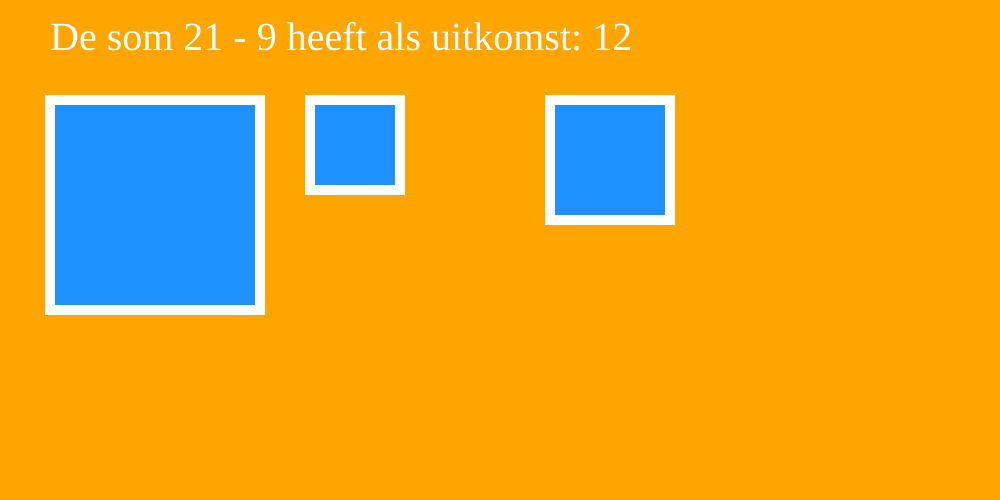
Frame 1 (no input)
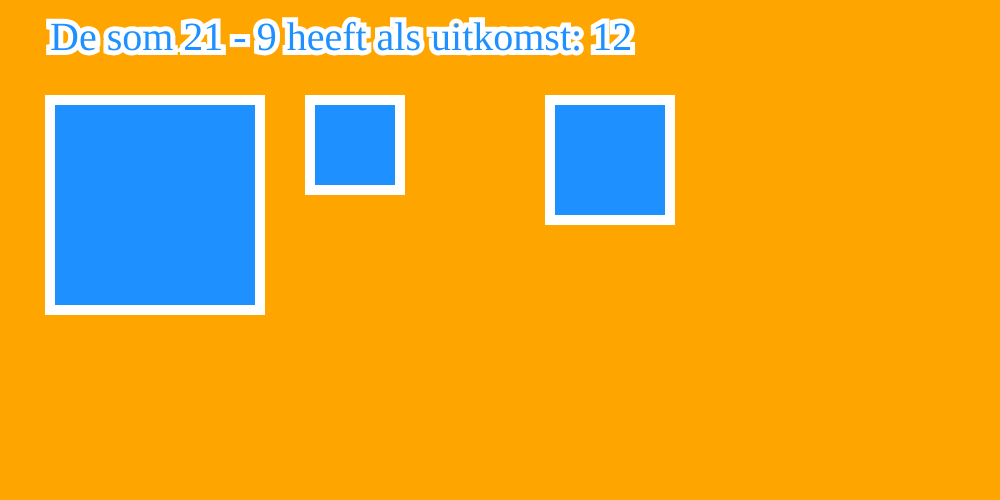
Frame 2 (the mouse pressed at the canvas centre, redrawn once)

The p5.js sketch that drew these frames (run headless with seeded random() and noise() and a simulated clock; the mouse was pressed at the canvas centre and the sketch redrawn once):

// p5.js sketch
// ── sketch.js
const variabeleA = 21;
const variabeleB = 9;
let uitkomst;

function setup() {
  createCanvas(1000,500);
  background('orange');
  textFont("Georgia");
  textSize(40);
  fill('white');
  noLoop();
}

function draw() {
  uitkomst = variabeleA-variabeleB;
  // Schrijf de rekensom op het scherm
  text(`De som ${variabeleA} - ${variabeleB} heeft als uitkomst: ${uitkomst}`, 50, 50)

  translate(50,100);
  fill('dodgerblue');
  stroke('white');
  strokeWeight(10);
  // De vierkanten krijgen als zijde de waarde die in variabeleA en variabeleB staan.
  
  rect(0,0,10*variabeleA,10*variabeleA);
  translate(10*variabeleA+50,0);
  rect(0,0,10*variabeleB,10*variabeleB);
  translate(10*variabeleB + 150,0);
  rect(0,0,10*uitkomst,10*uitkomst);  
}
